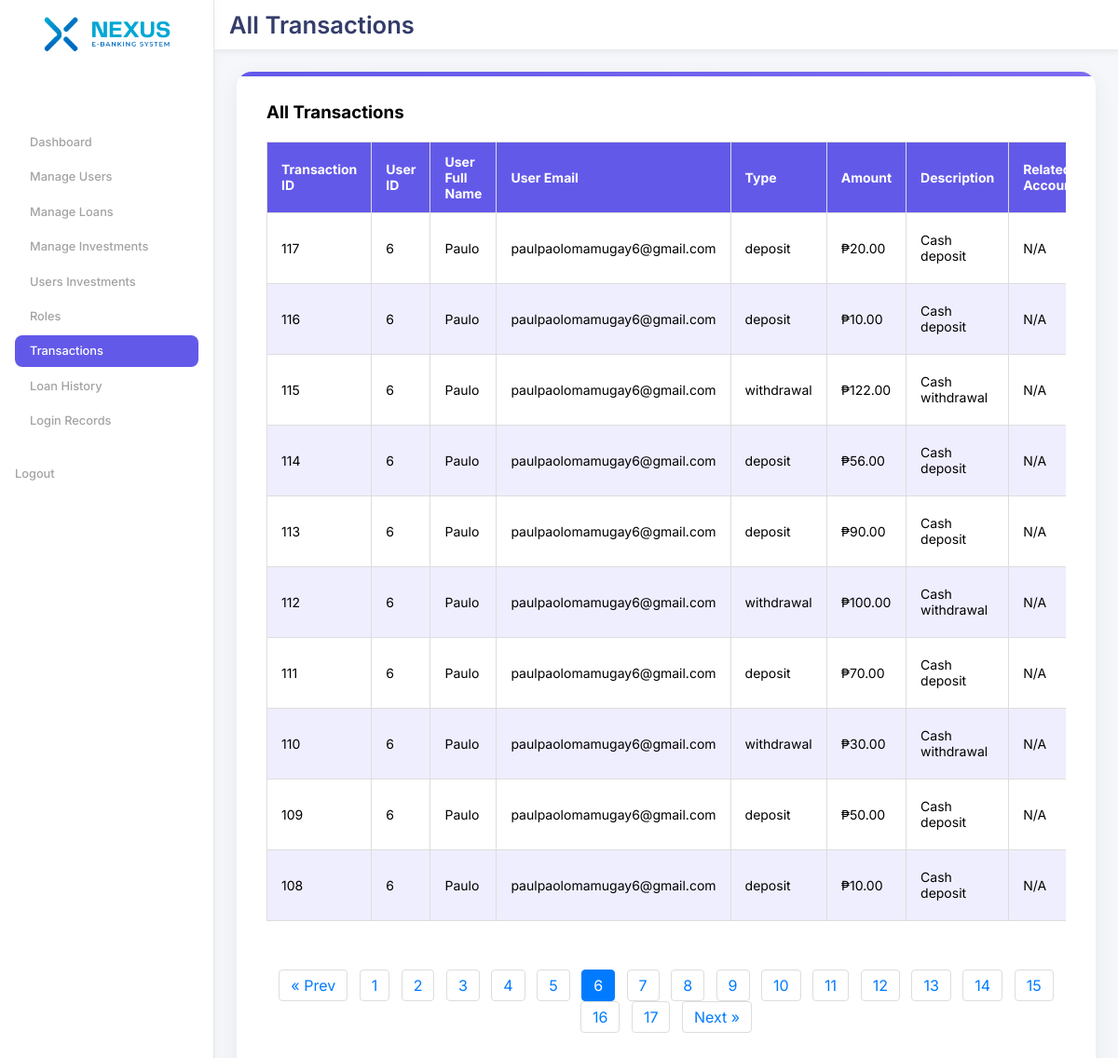
/admin/all-transactions.php?page=6, run on the app's committed database.
### tables this page shows
CREATE TABLE IF NOT EXISTS `transactions` (
  `transaction_id` int NOT NULL AUTO_INCREMENT,
  `account_id` int NOT NULL,
  `type` enum('deposit','withdrawal','transfer_in','transfer_out','loanpayment') NOT NULL,
  `amount` decimal(15,2) NOT NULL,
  `description` varchar(255) DEFAULT NULL,
  `related_account_id` int DEFAULT NULL,
  `created_at` timestamp NULL DEFAULT CURRENT_TIMESTAMP,
  PRIMARY KEY (`transaction_id`),
  KEY `account_id` (`account_id`),
  KEY `related_account_id` (`related_account_id`),
  CONSTRAINT `transactions_ibfk_1` FOREIGN KEY (`account_id`) REFERENCES `accounts` (`account_id`) ON DELETE CASCADE,
  CONSTRAINT `transactions_ibfk_2` FOREIGN KEY (`related_account_id`) REFERENCES `accounts` (`account_id`) ON DELETE SET NULL
);

CREATE TABLE IF NOT EXISTS `users` (
  `user_id` int NOT NULL AUTO_INCREMENT,
  `full_name` varchar(100) NOT NULL,
  `age` int NOT NULL,
  `birth_year` int NOT NULL,
  `email` varchar(100) NOT NULL,
  `address` text NOT NULL,
  `occupation` varchar(50) NOT NULL,
  `phone` varchar(20) NOT NULL,
  `password_hash` varchar(255) NOT NULL,
  `created_at` timestamp NULL DEFAULT CURRENT_TIMESTAMP,
  `is_admin` tinyint(1) DEFAULT '0',
  `status` enum('pending','approved','rejected') DEFAULT 'pending',
  `is_active` tinyint(1) NOT NULL DEFAULT '1',
  `reset_token` varchar(255) DEFAULT NULL,
  `reset_expires_at` datetime DEFAULT NULL,
  `profile_picture` varchar(255) DEFAULT NULL,
  PRIMARY KEY (`user_id`),
  UNIQUE KEY `email` (`email`)
);

### admin/all-transactions.php (the view, shortened to what this page needs)
<?php
require_once '../includes/db.php';
$perPage = 10;
$page = isset($_GET['page']) && is_numeric($_GET['page']) ? (int)$_GET['page'] : 1;
$offset = ($page - 1) * $perPage;
try {
    $countSql = "SELECT COUNT(*) FROM transactions";
    $totalTransactions = $pdo->query($countSql)->fetchColumn();
    $totalPages = ceil($totalTransactions / $perPage);
    $sql = "SELECT t.*, u.user_id, u.full_name, u.email, ra.account_number AS related_account_number
            FROM transactions t
            JOIN accounts a ON t.account_id = a.account_id
            JOIN users u ON a.user_id = u.user_id
            LEFT JOIN accounts ra ON t.related_account_id = ra.account_id
            ORDER BY t.created_at DESC
            LIMIT :perPage OFFSET :offset";
    $stmt = $pdo->prepare($sql);
    $stmt->bindValue(':perPage', $perPage, PDO::PARAM_INT);
    $stmt->bindValue(':offset', $offset, PDO::PARAM_INT);
    $stmt->execute();
    $transactions = $stmt->fetchAll();
} catch (PDOException $e) {
    error_log("Error fetching transactions: " . $e->getMessage());
    die("Error fetching transactions. Please try again later.");
}
?>
<!DOCTYPE html>
<html lang="en">
<head>
<link rel="stylesheet" href="../assets/css/admin-main.css">
<link rel="stylesheet" href="../assets/css/admin-all-transactions.css">
</head>
<body>
 <div class="wrapper">
            <aside class="sidebar">
                            <div class="Logos-cont">
                                <img src="../assets/images/Logo-color.png" alt="SecureBank Logo" class="logo-container">
                            </div>
                            <nav class="dashboard-nav">
                                <a href="dashboard.php" class="active btn ">Dashboard</a>
                                <a href="manage-users.php" class="btn ">Manage Users</a>
                                <a href="manage-loans.php" class="btn">Manage Loans</a>
                                <a href="manage-investments.php" class="btn">Manage Investments</a>
                                <a href="track-investments.php" class="btn">Users Investments</a>
                                <a href="role.php" class="btn">Roles</a>
                                <a href="recent_transactions.php" class="btn dash-text">Transactions</a>
                                <a href="loan-history.php" class="btn">Loan History</a>
                                <a href="login-records.php" class="btn">Login Records</a>
                            </nav>
                             <div class="logout-cont">
                                <a href="../logout.php" class="logout">Logout</a>
                            </div>
                </aside>
<main class="container">
  <header>
    <h1>All Transactions</h1>
  </header>
     <div class="content">
        <h3>All Transactions</h3>
        <br>
    <div class="table-cont">
     <table>
        <thead>
            <tr>
                <th>Transaction ID</th>
                <th>User ID</th>
                <th>User Full Name</th>
                <th>User Email</th>
                <th>Type</th>
                <th>Amount</th>
                <th>Description</th>
                <th>Related Account</th>
            </tr>
        </thead>
        <tbody>
            <?php if (!empty($transactions)): ?>
                <?php foreach ($transactions as $transaction): ?>
                    <tr>
                        <td data-label="Transaction ID"><?php echo htmlspecialchars($transaction['transaction_id']); ?></td>
                        <td data-label="User ID"><?php echo htmlspecialchars($transaction['user_id']); ?></td>
                        <td data-label="User Full Name"><?php echo htmlspecialchars($transaction['full_name']); ?></td>
                        <td data-label="User Email"><?php echo htmlspecialchars($transaction['email']); ?></td>
                        <td data-label="Type"><?php echo htmlspecialchars($transaction['type']); ?></td>
                        <td data-label="Amount"><?php echo "₱" . number_format($transaction['amount'], 2); ?></td>
                        <td data-label="Description"><?php echo !empty($transaction['description']) ? htmlspecialchars($transaction['description']) : 'N/A'; ?></td>
                        <td data-label="Related Account"><?php echo !empty($transaction['related_account_number']) ? htmlspecialchars($transaction['related_account_number']) : 'N/A'; ?></td>
                    </tr>
                <?php endforeach; ?>
            <?php else: ?>
                <tr>
                    <td colspan="9" style="text-align:center; padding: 20px;">No transactions found.</td>
                </tr>
            <?php endif; ?>
            </div>
</div>
<?php if ($totalPages > 1): ?>
<div class="pagination">
    <?php if ($page > 1): ?>
        <a href="?page=<?= $page - 1 ?>">&laquo; Prev</a>
    <?php endif; ?>
    <?php for ($i = 1; $i <= $totalPages; $i++): ?>
        <a href="?page=<?= $i ?>" class="<?= $i == $page ? 'btn-primary active' : '' ?>"><?= $i ?></a>
    <?php endfor; ?>
    <?php if ($page < $totalPages): ?>
        <a href="?page=<?= $page + 1 ?>">Next &raquo;</a>
    <?php endif; ?>
</div>
<?php endif; ?>
</main>
</div>
</body>
</html>

### assets/css/admin-main.css (style rules this page uses)
:root { --main-color: #ffffff; --bg-color: #f5f7fa; --bg-sidecolor-2: #6359e9; --font-color: #343c6a; --thin-font-color: #718ebf; --inactive-font-color: #a3a3a3; --hover-effects: #efeeff; --big-font-size: clamp(4rem, 6vw, 6.6rem); --semi-big-font-size: clamp(1.5rem, 3vw, 1.6rem); --paragraph-font-size: clamp(0.7rem, 1.5vw, 0.8rem); }
.content { display: flex; flex-direction: column; background: var(--main-color); padding: 2rem; border-radius: 16px; box-shadow: 0 8px 24px rgba(52, 60, 106, 0.08); margin: 4.8rem 1.5rem 2rem 1.5rem; transition: transform 0.3s ease, box-shadow 0.3s ease; position: relative; overflow: hidden; }
.content::before { content: ""; position: absolute; top: 0; left: 0; width: 100%; height: 5px; background: linear-gradient(90deg, var(--bg-sidecolor-2), #7e6cf1); }
* { margin: 0; padding: 0; box-sizing: border-box; font-family: "Poppins", sans-serif; text-decoration: none; font-family: "inter", sans-serif; }
* { margin: 0; padding: 0; box-sizing: border-box; font-family: "Inter", sans-serif; }
body, html { height: 100%; }
.wrapper { display: flex; height: 100vh; background-color: var(--bg-color); }
.logout-cont { display: flex; flex-direction: column; gap: 1rem; margin-top: 2rem; font-size: var(--paragraph-font-size); color: var(--inactive-font-color); font-weight: 500; cursor: pointer; }
.logout { color: var(--inactive-font-color); text-decoration: none; font-weight: 500; transition: color 0.3s ease; display: flex; align-items: center; gap: 0.6rem; }
.btn { display: flex; align-items: center; gap: 0.6rem; padding: 0rem 1rem; background-color: transparent; color: var(--inactive-font-color); border-radius: 8px; font-weight: 500; height: 34.2px; }
.container { flex: 1; background-color: var(--bg-color); overflow: auto; z-index: 999; }
.table-cont { overflow: auto; width: 100%; }

### assets/css/admin-all-transactions.css (style rules this page uses)
:root { --main-color: #FFFFFF; --bg-color: #F5F7FA; --bg-sidecolor-2: #6359e9; --font-color: #343C6A; --thin-font-color: #718EBF; --inactive-font-color: #a3a3a3; --hover-effects: #efeeff; --big-font-size: clamp(4rem, 6vw, 6.6rem); --semi-big-font-size: clamp(1.5rem, 3vw, 1.6rem); --paragraph-font-size: clamp(0.7rem, 1.5vw, 0.8rem); --spacing-small: 0.75rem; --spacing-medium: 1rem; --spacing-large: 2rem; --radius-base: 8px; --radius-lg: 16px; --shadow-base: 0 4px 12px rgba(99, 89, 233, 0.2); --shadow-lg: 0 8px 24px rgba(52, 60, 106, 0.08); }
.content table { width: 100%; border-collapse: collapse; font-size: 14px; margin-bottom: var(--spacing-large); }
.content table thead { background-color: var(--bg-sidecolor-2); color: var(--main-color); }
.content table th, .content table td { padding: 12px 15px; border: 1px solid #ddd; text-align: left; }
.content table tbody tr:nth-child(even) { background-color: var(--hover-effects); }

### admin/all-transactions.php (style rules this page uses)
.pagination { text-align: center; margin: 20px 0; }
.pagination a { display: inline-block; margin: 0 4px; padding: 6px 12px; color: #007bff; background: #fff; border: 1px solid #ddd; border-radius: 4px; text-decoration: none; transition: background 0.2s, color 0.2s; }
.pagination a.btn-primary, .pagination a.active { background: #007bff; color: #fff; border-color: #007bff; pointer-events: none; }

### data on the page
transactions: transaction_id "117", users.user_id "6", users.full_name "Paulo", users.email "paulpaolomamugay6@gmail.com", type "deposit", amount "20.00", description "Cash deposit"
transactions: transaction_id "116", users.user_id "6", users.full_name "Paulo", users.email "paulpaolomamugay6@gmail.com", type "deposit", amount "10.00", description "Cash deposit"
transactions: transaction_id "115", users.user_id "6", users.full_name "Paulo", users.email "paulpaolomamugay6@gmail.com", type "withdrawal", amount "122.00", description "Cash withdrawal"
transactions: transaction_id "114", users.user_id "6", users.full_name "Paulo", users.email "paulpaolomamugay6@gmail.com", type "deposit", amount "56.00", description "Cash deposit"
transactions: transaction_id "113", users.user_id "6", users.full_name "Paulo", users.email "paulpaolomamugay6@gmail.com", type "deposit", amount "90.00", description "Cash deposit"
transactions: transaction_id "112", users.user_id "6", users.full_name "Paulo", users.email "paulpaolomamugay6@gmail.com", type "withdrawal", amount "100.00", description "Cash withdrawal"
transactions: transaction_id "111", users.user_id "6", users.full_name "Paulo", users.email "paulpaolomamugay6@gmail.com", type "deposit", amount "70.00", description "Cash deposit"
transactions: transaction_id "110", users.user_id "6", users.full_name "Paulo", users.email "paulpaolomamugay6@gmail.com", type "withdrawal", amount "30.00", description "Cash withdrawal"
transactions: transaction_id "109", users.user_id "6", users.full_name "Paulo", users.email "paulpaolomamugay6@gmail.com", type "deposit", amount "50.00", description "Cash deposit"
transactions: transaction_id "108", users.user_id "6", users.full_name "Paulo", users.email "paulpaolomamugay6@gmail.com", type "deposit", amount "10.00", description "Cash deposit"
